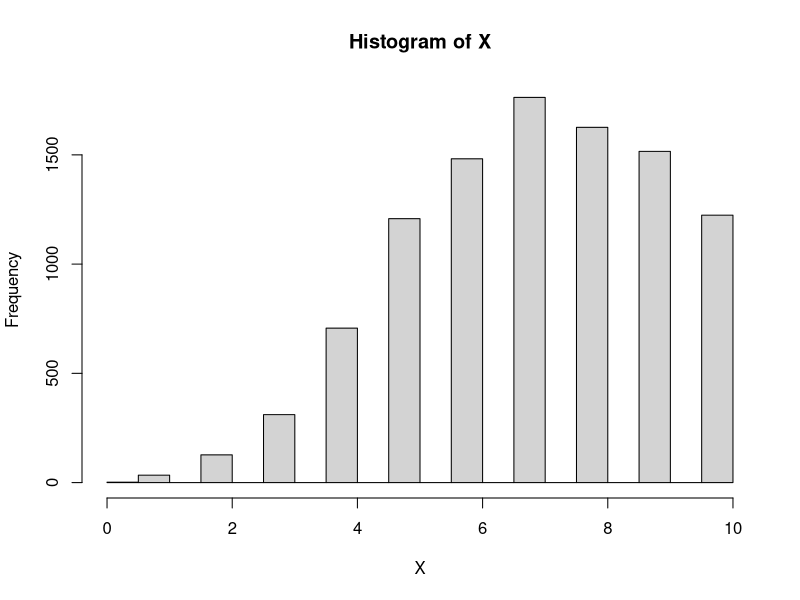
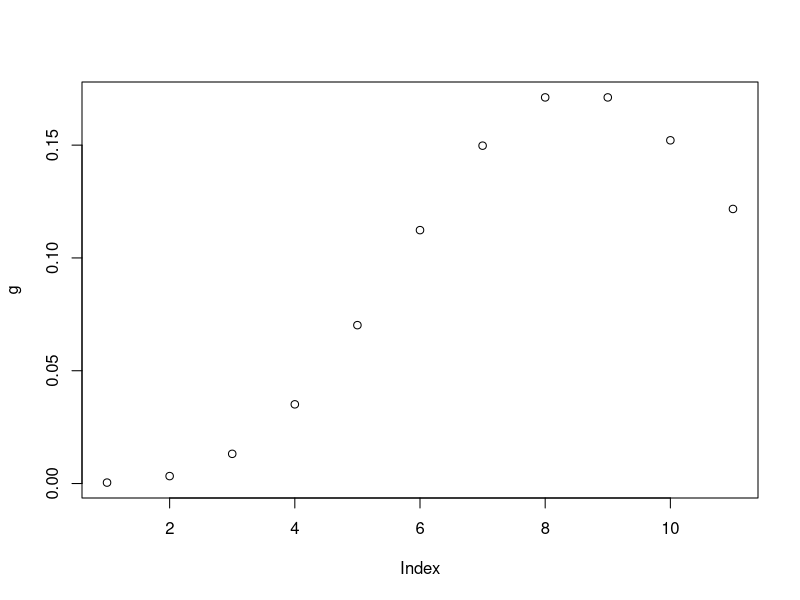
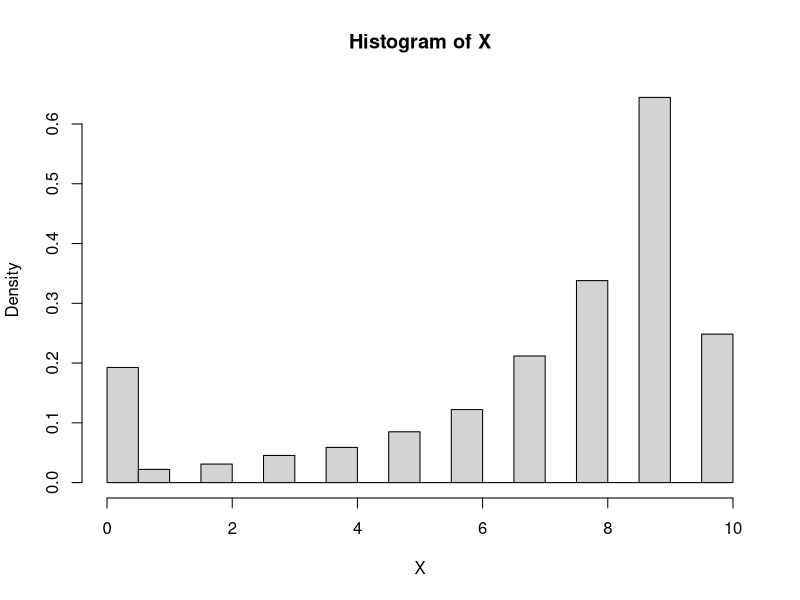
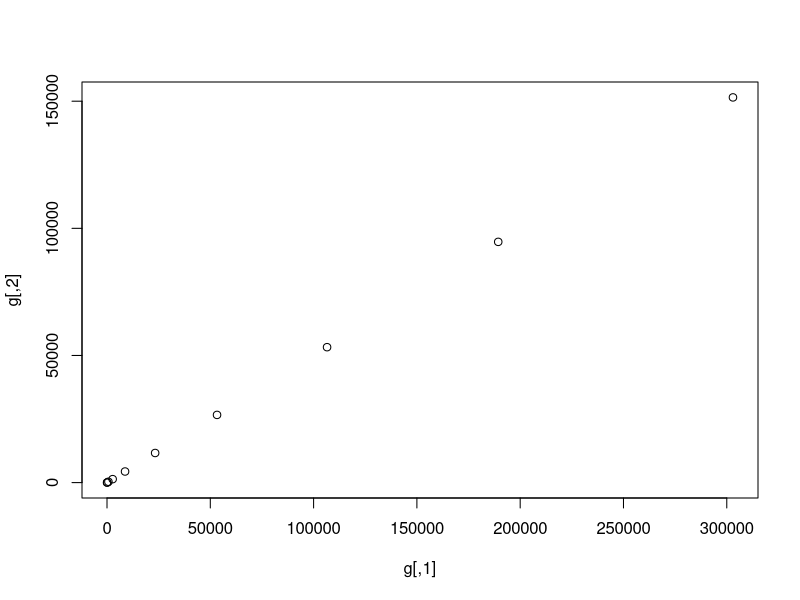

The R script that drew these images, in order: (Note: this script raises an error after producing the figures.)
#### ??velse 6

## Det f??rste!!
A = rep(8,10)
AA = 8
for (j in 0:length(A)){
  A[j] = (AA^j)/factorial(j)
}
X = vector()
xx = 0:10
g = (AA^xx/factorial(xx))/sum(A)
X[1]=1
N.iter = 10000
for (i in 2:N.iter){
  x = X[i-1]
  Y = floor(runif(1,0,11))
  Y
  if (g[Y+1]>=g[x+1]){
    X[i]=Y
  } else {
    X[i]=sample(c(Y,x),1,replace = TRUE, prob = c(g[Y+1]/g[x+1],1-g[Y+1]/g[x+1]))
  }
}
hist(X)
plot(g)

densityX = rle(sort(X))
densityX = densityX[["lengths"]]/N.iter
chisq.test(densityX,g) # p-value = 0.2423


######### i og j
A1 = 4
A2 = 4
ii = 1:5
jj = 1:5
g = matrix(NA, 10, 10)
for (j in 1:10){
  for ( i in 1:10){
    g[i,j] = (A1^i)/factorial(i)*(A2^i)/factorial(j)
  }
}
x =c(1,1)
X = matrix(x,1, 2)
N.iter = 10000
n = 10
for (i in 2:N.iter){
  Y = floor(runif(2,0,11))
  Y
  if (all(g[Y+1]>=g[x+1])){
    x=Y
  } else {
    E = runif(2,0,1)
    if (all(E < g[Y]/g[x])){
      x = Y
    }
  }
  X = rbind(X,x)
}

densityX = vector()

for (i in 1:10){
  for (j in 1:10){
    densityX = c(densityX,length(X[X==c(i,j)]))
  }
}
densityX=densityX/N.iter

# dev.new()
hist(X, freq = FALSE)
chisq.test(densityX,c(g)) # p-value = 0.2504
plot(g)


######### GIBBS
A1 = 4
A2 = 4
ii = 1:5
jj = 1:5
g = matrix(NA, 10, 10)
for (j in 1:10){
  for ( i in 1:10){
    g[i,j] = (A1^i)/factorial(i)*(A2^i)/factorial(j)
  }
}
x =c(1,1)
X = matrix(x,1, 2)
N.iter = 10000
n = 10
for (i in 2:N.iter){
  Y = floor(runif(2,0,11))
  Y
  if (g[Y+1][1]>=g[x+1][1]){
    x[1]=Y[1]
  } else {
    E = runif(2,0,1)
    if (E[1] < g[Y][1]/g[x][1]){
      x[1] = Y[1]
    }
  }
  if (g[Y+1][2]>=g[x+1][2]){
    x[2]=Y[2]
  } else {
    E = runif(2,0,1)
    if (E[2] < g[Y][2]/g[x][2]){
      x[2] = Y[2]
    }
  }
  X = rbind(X,x)
}

densityX = vector()

for (i in 1:10){
  for (j in 1:10){
    densityX = c(densityX,length(X[X==c(i,j)]))
  }
}
densityX=densityX/N.iter

# dev.new()
hist(X, freq = FALSE)
chisq.test(densityX,c(g)) # p-value = 0.2504
plot(g)


######### abr dim func
abrmarkov = function(dimension,callType,X0,n){
  
  # dimension = 4
  # callType = c(4,4,4,4)
  # dimension = 4
  # X0 =c(3,3,3,3)
  # n =10
  # 
  gFunction = function(cord,callType,dimension){
    
    g = 1
    for (i in 1:dimension){
    g = g*(callType[i]^(cord[i]))/factorial(cord[i])
    
    }
    return(g)
  }
  
  x = X0
  X = matrix(X,1, length(x))
  N.iter = 10000
  for (i in 2:N.iter){
    Y = floor(runif(length(x),0,n+1))
    Y
    if (all( gFunction(Y,callType,dimension)>= gFunction(x,callType,dimension))){
      x=Y
    } else {
      E = runif(length(x),0,1)
      if (all(E < gFunction(Y,callType,dimension)/gFunction(x,callType,dimension))){
        x = Y
      }
    }
    X = rbind(X,x)
  }
  
  densityX = vector()
  
  
  result = X
  return(result)
  
}


plot(X[,1],X[,3])

X
